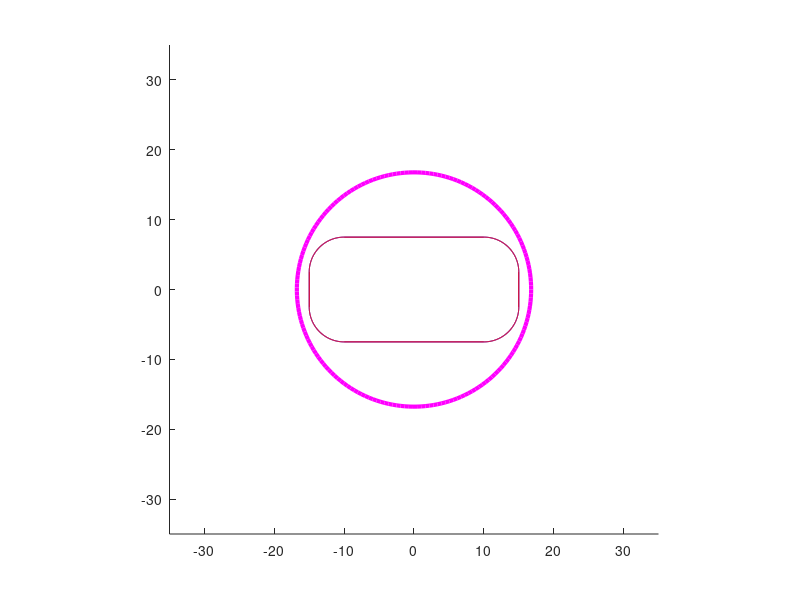

Write the MATLAB code that produced this figure. (Note: this script raises an error after producing the figure.)
close all;
clear all;
clc;
hold on;

pipe.length = 30;
pipe.width  = 15;
pipe.height = 100;
pipe.radius = 5;

outter_rectangle.length = pipe.length; %Main Edge
outter_rectangle.width  = pipe.width;
outter_rectangle.radius = pipe.radius;
segments = 180;

inner_rectangle.length = outter_rectangle.length / 2 - outter_rectangle.radius;
inner_rectangle.width  = outter_rectangle.width  / 2 - outter_rectangle.radius;

outter_points = [
        outter_rectangle.length / 2, outter_rectangle.width / 2; %RU
       -outter_rectangle.length / 2, outter_rectangle.width / 2; %LU
       -outter_rectangle.length / 2,-outter_rectangle.width / 2; %LD
        outter_rectangle.length / 2,-outter_rectangle.width / 2; %RD
];

inner_points = [
        inner_rectangle.length,  inner_rectangle.width; %RU
       -inner_rectangle.length,  inner_rectangle.width; %LU
       -inner_rectangle.length, -inner_rectangle.width; %LD
        inner_rectangle.length, -inner_rectangle.width; %RD
];

arc_points.right_up(:,1)   = inner_points(1,1) + outter_rectangle.radius * cos(linspace(0, pi/2, segments))';
arc_points.right_up(:,2)   = inner_points(1,2) + outter_rectangle.radius * sin(linspace(0, pi/2, segments))';

arc_points.left_up(:,1)    = inner_points(2,1) + outter_rectangle.radius * cos(linspace(pi/2, pi, segments))';
arc_points.left_up(:,2)    = inner_points(2,2) + outter_rectangle.radius * sin(linspace(pi/2, pi, segments))';

arc_points.left_down(:,1)  = inner_points(3,1) + outter_rectangle.radius * cos(linspace(pi, 3 * pi / 2, segments))';
arc_points.left_down(:,2)  = inner_points(3,2) + outter_rectangle.radius * sin(linspace(pi, 3 * pi / 2, segments))';

arc_points.right_down(:,1) = inner_points(4,1) + outter_rectangle.radius * cos(linspace(3 * pi / 2, 2 * pi, segments))';
arc_points.right_down(:,2) = inner_points(4,2) + outter_rectangle.radius * sin(linspace(3 * pi / 2, 2 * pi, segments))';

rectangle_points = [
    inner_points(1,1), inner_points(1,2) + outter_rectangle.radius;
    inner_points(2,1), inner_points(2,2) + outter_rectangle.radius;

    inner_points(2,1) - outter_rectangle.radius, inner_points(2,2);
    inner_points(3,1) - outter_rectangle.radius, inner_points(3,2);

    inner_points(3,1), inner_points(3,2) - outter_rectangle.radius;
    inner_points(4,1), inner_points(4,2) - outter_rectangle.radius;

    inner_points(4,1) + outter_rectangle.radius, inner_points(4,2);
    inner_points(1,1) + outter_rectangle.radius, inner_points(1,2);
];

axis equal;
max_limits = max(outter_rectangle.length, outter_rectangle.width) + 5;
axis([-max_limits, max_limits, -max_limits, max_limits]);

draw_rounded_rectangle = @(rectangle_points, arc_points, color) {
    plot(rectangle_points(1:2,1), rectangle_points(1:2,2) , color);
    plot(rectangle_points(3:4,1), rectangle_points(3:4,2) , color);
    plot(rectangle_points(5:6,1), rectangle_points(5:6,2) , color);
    plot(rectangle_points(7:8,1), rectangle_points(7:8,2) , color);

    plot(arc_points.right_up(:,1),   arc_points.right_up(:,2)   , color);
    plot(arc_points.left_up(:,1),    arc_points.left_up(:,2)    , color);
    plot(arc_points.left_down(:,1),  arc_points.left_down(:,2)  , color);
    plot(arc_points.right_down(:,1), arc_points.right_down(:,2) , color);
};

draw_rounded_rectangle(rectangle_points, arc_points, 'b');

alpha = linspace(0, 2 * pi, segments);
circle.radius = sqrt(outter_points(1,1)^2 + outter_points(1,2)^2);
circle.x = circle.radius * cos(alpha);
circle.y = circle.radius * sin(alpha);
plot(circle.x, circle.y, 'm', 'LineWidth', 3);

rot_rectangle_points = rectangle_points;
rot_arc_points = arc_points;

handle_up    = plot(rot_rectangle_points(1:2,1), rot_rectangle_points(1:2,2) , 'r');
handle_left  = plot(rot_rectangle_points(3:4,1), rot_rectangle_points(3:4,2) , 'r');
handle_down  = plot(rot_rectangle_points(5:6,1), rot_rectangle_points(5:6,2) , 'r');
handle_right = plot(rot_rectangle_points(7:8,1), rot_rectangle_points(7:8,2) , 'r');

handle_right_up   = plot(rot_arc_points.right_up(:,1)  , rot_arc_points.right_up(:,2)   , 'r');
handle_left_up    = plot(rot_arc_points.left_up(:,1)   , rot_arc_points.left_up(:,2)    , 'r');
handle_left_down  = plot(rot_arc_points.left_down(:,1) , rot_arc_points.left_down(:,2)  , 'r');
handle_right_down = plot(rot_arc_points.right_down(:,1), rot_arc_points.right_down(:,2) , 'r');

laser.trail_1 = zeros(segments,2);
laser.trail_2 = zeros(segments,2);
laser.trail_3 = zeros(segments,2);
laser.trail_4 = zeros(segments,2);
laser.trail_5 = zeros(segments,2);
laser.trail_6 = zeros(segments,2);
laser.trail_7 = zeros(segments,2);
laser.trail_8 = zeros(segments,2);
laser.trail_9 = zeros(segments,2);

workpoints(1,1) = (rot_rectangle_points(1,1) + rot_rectangle_points(2,1)) / 2;
workpoints(1,2) =  rot_rectangle_points(1,1);

laser.trail_1(:,1) = linspace(workpoints(1,1), rot_rectangle_points(2,1), segments);
laser.trail_1(:,2) = workpoints(1,2) * ones(segments,1);

laser.trail_2 = zeros(segments,2);


alpha = -pi/ 2 / segments;
rot_radians = alpha;
for i = 1 : segments
    rot_rectangle_points      = rotate_coord(rot_rectangle_points      , rot_radians);
    rot_arc_points.right_up   = rotate_coord(rot_arc_points.right_up   , rot_radians);
    rot_arc_points.left_up    = rotate_coord(rot_arc_points.left_up    , rot_radians);
    rot_arc_points.left_down  = rotate_coord(rot_arc_points.left_down  , rot_radians);
    rot_arc_points.right_down = rotate_coord(rot_arc_points.right_down , rot_radians);

    set(handle_up   , 'xdata', rot_rectangle_points(1:2,1), 'ydata', rot_rectangle_points(1:2,2));
    set(handle_left , 'xdata', rot_rectangle_points(3:4,1), 'ydata', rot_rectangle_points(3:4,2));
    set(handle_down , 'xdata', rot_rectangle_points(5:6,1), 'ydata', rot_rectangle_points(5:6,2));
    set(handle_right, 'xdata', rot_rectangle_points(7:8,1), 'ydata', rot_rectangle_points(7:8,2));

    set(handle_right_up  , 'xdata', rot_arc_points.right_up(:,1)  , 'ydata', rot_arc_points.right_up(:,2)   );
    set(handle_left_up   , 'xdata', rot_arc_points.left_up(:,1)   , 'ydata', rot_arc_points.left_up(:,2)    );
    set(handle_left_down , 'xdata', rot_arc_points.left_down(:,1) , 'ydata', rot_arc_points.left_down(:,2)  );
    set(handle_right_down, 'xdata', rot_arc_points.right_down(:,1), 'ydata', rot_arc_points.right_down(:,2) );

    drawnow;
end
